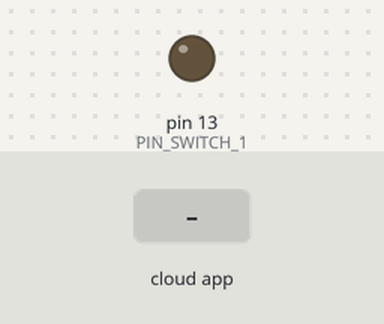
Bench run of a sketch on a simulated Arduino Uno, built with avr-gcc and run on an emulated ATmega328P. Parts: output pins drawn as LEDs (lit = HIGH). Inputs (shaded band) come from the test bench. The RemoteXY app is connected.

Above: at 1.2 s.
1.3 s: the phone or cloud app sets switch_1 to 1
At 2.2 s:
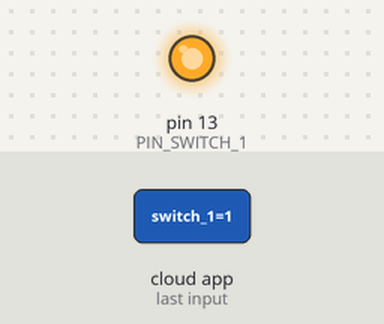
2.8 s: the phone or cloud app sets switch_1 to 0
At 3.4 s:
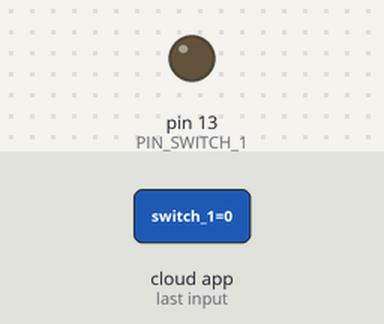
Timing chart, 0 to 5.8 s (numbered marks = the images above; inputs shaded):
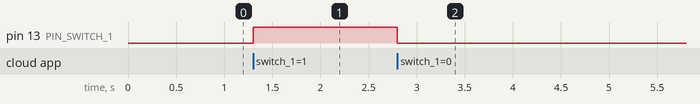

The sketch:

project.ino
```cpp
// (licence header left out)
//////////////////////////////////////////////
//        RemoteXY include library          //
//////////////////////////////////////////////

// RemoteXY select connection mode and include library
#define REMOTEXY_MODE__SOFTSERIAL
#include <SoftwareSerial.h>

#include <RemoteXY.h>

// RemoteXY connection settings
#define REMOTEXY_SERIAL_RX 2
#define REMOTEXY_SERIAL_TX 3
#define REMOTEXY_SERIAL_SPEED 9600


// RemoteXY configurate
#pragma pack(push, 1)
uint8_t RemoteXY_CONF[] =
  { 255,3,0,0,0,29,0,8,13,0,
  5,0,17,15,30,30,2,26,31,2,
  0,68,7,22,11,2,26,31,31,79,
  78,0,79,70,70,0 };

// this structure defines all the variables of your control interface
struct {

    // input variable
  int8_t joystick_1_x; // =-100..100 x-coordinate joystick position
  int8_t joystick_1_y; // =-100..100 y-coordinate joystick position
  uint8_t switch_1; // =1 if switch ON and =0 if OFF

    // other variable
  uint8_t connect_flag;  // =1 if wire connected, else =0

} RemoteXY;
#pragma pack(pop)

/////////////////////////////////////////////
//           END RemoteXY include          //
/////////////////////////////////////////////

#define PIN_SWITCH_1 13


void setup()
{
  RemoteXY_Init ();

  pinMode (PIN_SWITCH_1, OUTPUT);

  // TODO you setup code

}

void loop()
{
  RemoteXY_Handler ();

  digitalWrite(PIN_SWITCH_1, (RemoteXY.switch_1==0)?LOW:HIGH);

  // TODO you loop code
  // use the RemoteXY structure for data transfer


}
```

Measured:
- after the input at 1.3 s, pin 13 (PIN_SWITCH_1): LOW → HIGH at once
- after the input at 2.8 s, pin 13 (PIN_SWITCH_1): HIGH → LOW at once
